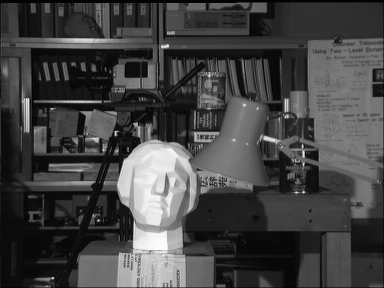
//> input picture tsukuba_l.png, 384 x 288 px
$ ./main_feature_matcher   (built with g++ and OpenCV 4)
//> lines starting //> are read from the running program, lines starting //| are printed output that depends on the picture
#include <iostream>
#include <vector>
#include <opencv2/opencv.hpp>

using namespace cv;
using namespace std;


int main() // Groundtruth testing
{
	Mat imgL, imgR;
	imgL = imread("E:/phy-measure/CamCalib/data/tsukuba_l.png");
//> imgL is the input picture: 288 rows x 384 cols, CV_8UC3; min 0, max 252, mean 67.6
	imgR = imread("E:/phy-measure/CamCalib/data/tsukuba_r.png");
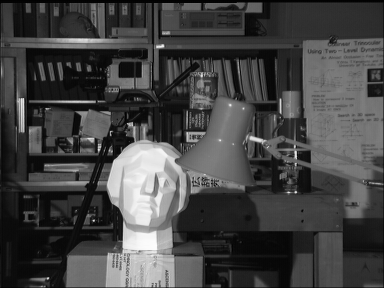
//> input picture tsukuba_r.png, 384 x 288 px
//> imgR is the input picture: 288 rows x 384 cols, CV_8UC3; min 0, max 253, mean 68

	cout << "Image Resolution: " << imgL.cols << " x " << imgL.rows << endl;
//| Image Resolution: 384 x 288

	int e1, e2;
	double dur;

	e1 = getTickCount();

	Mat descriptor_1, descriptor_2;
	vector<KeyPoint> keypoints_1, keypoints_2;

	Ptr<ORB> detector = ORB::create();
	vector<DMatch> matches;
	vector<DMatch> good_matches;
	BFMatcher matcher(NORM_L2);
	Ptr<DescriptorExtractor> extractor;

	detector->detectAndCompute(imgR, Mat(), keypoints_1, descriptor_1);
//> keypoints_1 = 495 keypoints; strongest (x, y, size): (162, 46, 31), (131, 123, 31), (129, 123, 31), (91, 140, 37.2)
	detector->detectAndCompute(imgL, Mat(), keypoints_2, descriptor_2);
//> keypoints_2 = 492 keypoints; strongest (x, y, size): (117, 131, 31), (115, 134, 31), (167, 46, 31), (135, 123, 31)
	matcher.match(descriptor_1, descriptor_2, matches);
//> matches = 495 matches

	// Transform pixel coordinates between images
	//Mat homography = findHomography(kpt_1, kpt_2, CV_RANSAC);

	e2 = getTickCount();
	dur = (e2 - e1) / getTickFrequency();
	cout << "Dur (feature matching): " << dur << " s\n";


	Mat img_match;

	drawMatches(imgR, keypoints_1, imgL, keypoints_2, matches, img_match);
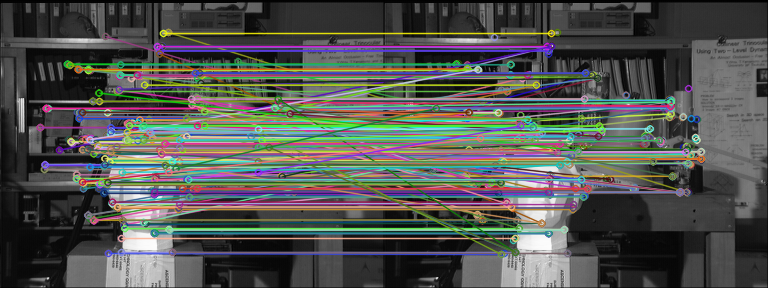
//> img_match: 288 rows x 768 cols, CV_8UC3; mean B, G, R 81, 84.5, 82.8
	imshow("Matches", img_match);
	waitKey();

	return 1;
}
